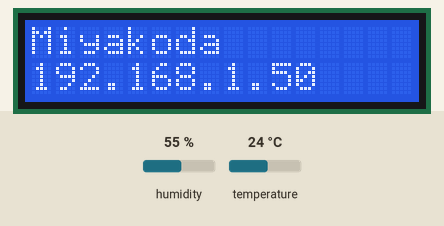
A sketch run on a simulated ESP8266 (NodeMCU). Parts: 16×2 character LCD. The test bench sets the inputs (shaded band); at power-on: temperature 24 °C, humidity 55 %. WiFi joins after 1.5 s; servers stay silent unless stated; what the sketch prints to the serial monitor is not drawn.

Above: at 2.2 s.
At 3.3 s:
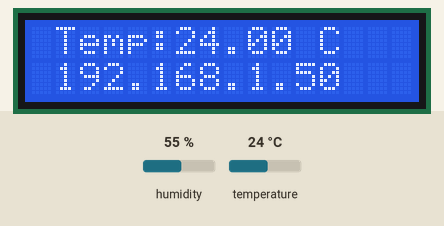
3.4 s: temperature set to 12 °C
At 5.6 s:
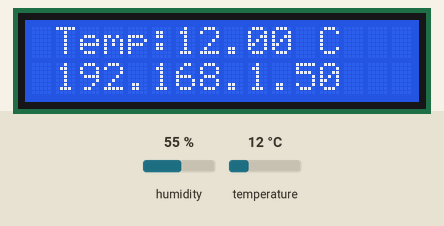
6.7 s: temperature set to 19 °C
At 10.7 s:
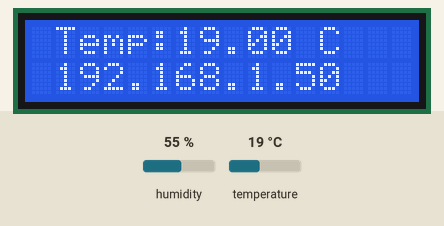
13.0 s: temperature set to 28 °C
At 16.7 s:
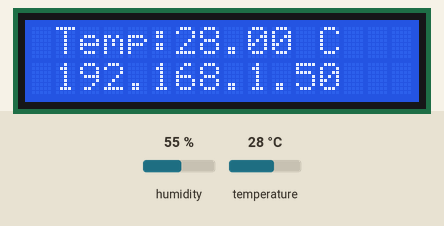
Timing chart, 0 to 18.1 s (numbered marks = the images above; inputs shaded):
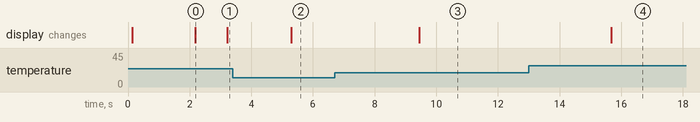

The sketch:

tempserverwifi.ino
```cpp
#include<ESP8266WiFi.h> //Biblioteca para funcionamento do WiFi do ESP
#include<ESP8266WebServer.h> //Biblioteca para o ESP funcionar como servidor
#include <DHT.h> //Biblioteca para funcionamento do sensor de temperatura e umidade DHT11
#include <Wire.h>
#include <LiquidCrystal_I2C.h>
#include <WiFiClient.h>
#include <ESP8266mDNS.h>

LiquidCrystal_I2C lcd(0x27,16,2);  // set the LCD address to 0x3F for a 20 chars and 4 line display

const char* ssid = "Miyakoda";  // Rede WiFi
const char* password = "nicole12";  //Senha da Rede WiFi
//DEFINIÇÃO DE IP FIXO PARA O NODEMCU
IPAddress ip(192,168,0,91); //COLOQUE UMA FAIXA DE IP DISPONÍVEL
IPAddress gateway(192,168,0,1); //GATEWAY DE CONEXÃO (ALTERE PARA O GATEWAY DO SEU ROTEADOR)
IPAddress subnet(255,255,255,0); //MASCARA DE REDE
////////////////////////////////////////////////////////////////////////////////////////////////////////////////////////////////////////////////////


ESP8266WebServer server(80); //server na porta 80

#define DHTPIN 2 //Pino digital D4 (GPIO2) conectado ao DHT11
#define DHTTYPE DHT11 //Tipo do sensor DHT11

DHT dht(DHTPIN, DHTTYPE); //Inicializando o objeto dht do tipo DHT passando como parâmetro o pino (DHTPIN) e o tipo do sensor (DHTTYPE)

float temperatura; //variável para armazenar a temperatura
float umidade; //Variável para armazenar a umidade

void setup()
{
  lcd.begin();                      // initialize the lcd
  lcd.backlight();

  Serial.begin(115200); //Inicializa a comunicação serial
  delay(50); // ?Intervalo para aguardar a estabilização do sistema
  dht.begin(); //Inicializa o sensor DHT11

  Serial.println("Conectando a Rede: "); //Imprime na serial a mensagem
  lcd.setCursor(0,0);
  lcd.print("CONECTANDO WIFI");
  Serial.println(ssid); //Imprime na serial o nome da Rede Wi-Fi
  lcd.setCursor(0,1);
  lcd.print(ssid);

  WiFi.begin(ssid, password); //Inicialização da comunicação Wi-Fi
  WiFi.config(ip, gateway, subnet); //PASSA OS PARÂMETROS


  //Verificação da conexão
  while (WiFi.status() != WL_CONNECTED) { //Enquanto estiver aguardando status da conexão
    delay(1000);
    Serial.print("."); //Imprime pontos
  }
  Serial.println("");
  Serial.println("WiFi Conectado");
  Serial.print("IP: ");
  Serial.println(WiFi.localIP()); //Função para exibir o IP da ESP
  lcd.clear();
  lcd.setCursor(0,0);
  lcd.print(ssid);
  lcd.setCursor(0,1);//cursor 0 linha 1
  lcd.print(WiFi.localIP());

  server.on("/", handle_OnConnect); //Servidor recebe uma solicitação HTTP - chama a função handle_OnConnect
  server.onNotFound(handle_NotFound); //Servidor recebe uma solicitação HTTP não especificada - chama a função handle_NotFound

  server.begin(); //Inicializa o servidor
  Serial.println("Servidor HTTP inicializado");

}

void loop()
{
  server.handleClient(); //Chama o método handleClient()
  temperatura = dht.readTemperature();  //Realiza a leitura da temperatura
  umidade = dht.readHumidity(); //Realiza a leitura da umidade
  delay(1000);
  lcd.clear();
  lcd.setCursor(1,0);//cursor linha 0
  lcd.print("Temp:");
  lcd.setCursor(6,0);//cursor linha 0
  lcd.print(temperatura);
  lcd.setCursor(12,0);//cursor linha 0
  lcd.print("C");
  lcd.setCursor(1,1);//cursor 0 linha 1
  lcd.print(WiFi.localIP());
}

void handle_OnConnect()
{
  temperatura = dht.readTemperature();  //Realiza a leitura da temperatura
  umidade = dht.readHumidity(); //Realiza a leitura da umidade
  Serial.print("Temperatura: ");
  Serial.print(temperatura); //Imprime no monitor serial o valor da temperatura lida
  Serial.println(" ºC");
  Serial.print("Umidade: ");
  Serial.print(umidade); //Imprime no monitor serial o valor da umidade lida
  Serial.println(" %");
  server.send(200, "text/html", EnvioHTML(temperatura, umidade)); //Envia as informações usando o código 200, especifica o conteúdo como "text/html" e chama a função EnvioHTML

}

void handle_NotFound() { //Função para lidar com o erro 404
  server.send(404, "text/plain", "Não encontrado"); //Envia o código 404, especifica o conteúdo como "text/pain" e envia a mensagem "Não encontrado"

}

String EnvioHTML(float Temperaturastat, float Umidadestat)
{ //Exibindo a página da web em HTML
  String ptr = "<!DOCTYPE html> <html>\n"; //Indica o envio do código HTML
  ptr += "<head><meta name=\"viewport\" content=\"width=device-width, initial-scale=1.0, user-scalable=no\">\n"; //Torna a página da Web responsiva em qualquer navegador Web
  ptr += "<meta http-equiv='refresh' content='2'>";//Atualizar browser a cada 2 segundos
  ptr += "<link href=\"https://fonts.googleapis.com/css?family=Open+Sans:300,400,600\" rel=\"stylesheet\">\n";
  ptr += "<title>Monitor de Temperatura e Umidade</title>\n"; //Define o título da página

  //Configurações de fonte do título e do corpo do texto da página web
  ptr += "<style>html { font-family: 'Open Sans', sans-serif; display: block; margin: 0px auto; text-align: center;color: #000000;}\n";
  ptr += "body{margin-top: 50px;}\n";
  ptr += "h1 {margin: 50px auto 30px;}\n";
  ptr += "h2 {margin: 40px auto 20px;}\n";
  ptr += "p {font-size: 24px;color: #000000;margin-bottom: 10px;}\n";
  ptr += "</style>\n";
  ptr += "</head>\n";
  ptr += "<body>\n";
  ptr += "<div id=\"webpage\">\n";
  ptr += "<h1>Monitor de Temperatura e Umidade</h1>\n";
  ptr += "<h2>NODEMCU ESP8266 Web Server</h2>\n";

  //Exibe as informações de temperatura e umidade na página web
  ptr += "<p><b>Temperatura: </b>";
  ptr += (float)Temperaturastat;
  ptr += " Graus Celsius</p>";
  ptr += "<p><b>Umidade: </b>";
  ptr += (float)Umidadestat;
  ptr += " %</p>";

  ptr += "</div>\n";
  ptr += "</body>\n";
  ptr += "</html>\n";
  return ptr;

}
```

Measured:
- after the input at 3.4 s, the display: changes after 1.9 s (image 2)
- after the input at 6.7 s, the display: changes after 2.7 s (image 3)
- after the input at 13.0 s, the display: changes after 2.7 s (image 4)
- what the display in image 0 shows lasts 1.0 s, from 2.2 s to 3.2 s
